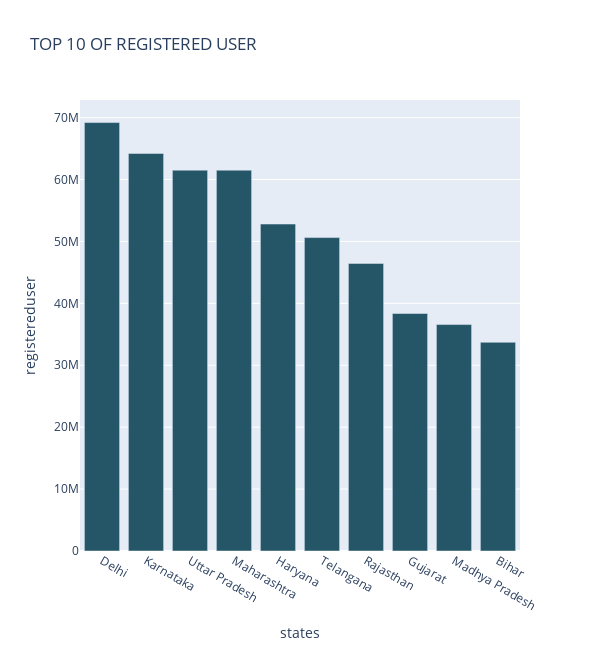
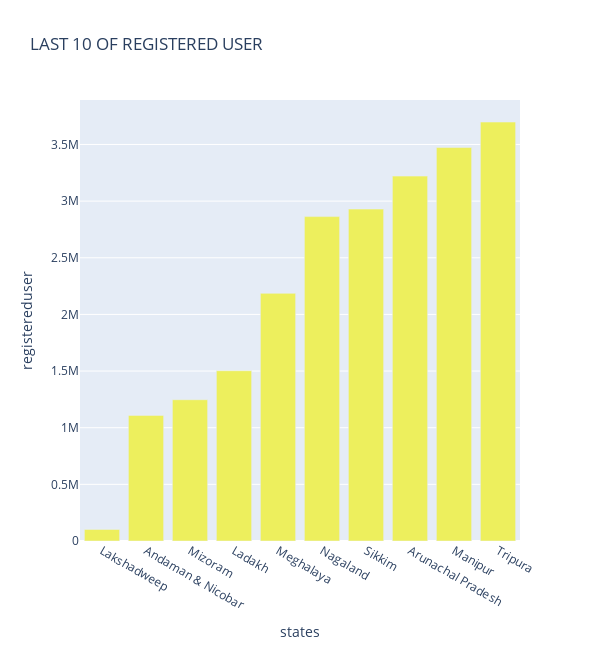
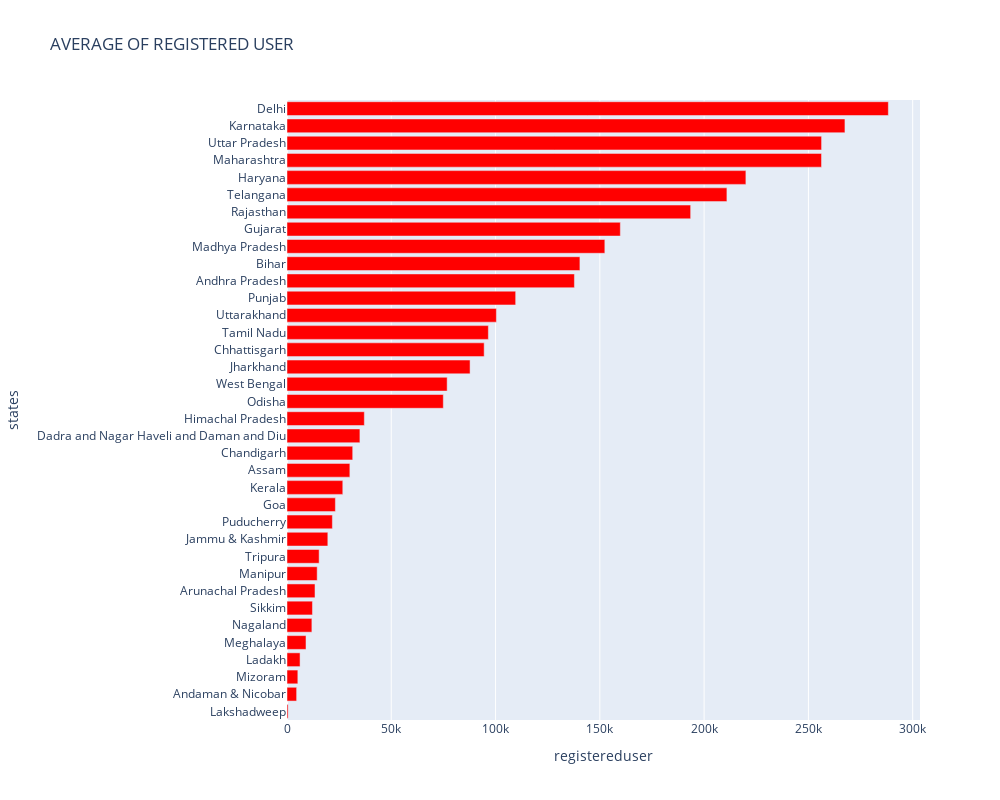

The cell these charts' notebook holds for them, in order:
### Code cell
top_chart_registered_user("top_user")

### Figure 1 — Plotly figure (JSON) as saved in the notebook; plotly's stock layout.template omitted (floating-point values rounded to 4 significant figures)
{"data": [{"alignmentgroup": "True", "hovertemplate": "<b>%{hovertext}</b><br><br>states=%{x}<br>registereduser=%{y}<extra></extra>", "hovertext": ["Delhi", "Karnataka", "Uttar Pradesh", "Maharashtra", "Haryana", "Telangana", "Rajasthan", "Gujarat", "Madhya Pradesh", "Bihar"], "legendgroup": "", "marker": {"color": "rgb(36, 86, 104)", "pattern": {"shape": ""}}, "name": "", "offsetgroup": "", "orientation": "v", "showlegend": false, "textposition": "auto", "type": "bar", "x": ["Delhi", "Karnataka", "Uttar Pradesh", "Maharashtra", "Haryana", "Telangana", "Rajasthan", "Gujarat", "Madhya Pradesh", "Bihar"], "xaxis": "x", "y": [69199425, 64204131, 61515444, 61510587, 52805806, 50621847, 46449233, 38358097, 36574894, 33706880], "yaxis": "y"}], "layout": {"barmode": "relative", "height": 650, "legend": {"tracegroupgap": 0}, "title": {"text": "TOP 10 OF REGISTERED USER"}, "width": 600, "xaxis": {"anchor": "y", "domain": [0, 1], "title": {"text": "states"}}, "yaxis": {"anchor": "x", "domain": [0, 1], "title": {"text": "registereduser"}}}}

### Figure 2 — Plotly figure (JSON) as saved in the notebook; plotly's stock layout.template omitted (floating-point values rounded to 4 significant figures)
{"data": [{"alignmentgroup": "True", "hovertemplate": "<b>%{hovertext}</b><br><br>states=%{x}<br>registereduser=%{y}<extra></extra>", "hovertext": ["Lakshadweep", "Andaman & Nicobar", "Mizoram", "Ladakh", "Meghalaya", "Nagaland", "Sikkim", "Arunachal Pradesh", "Manipur", "Tripura"], "legendgroup": "", "marker": {"color": "rgb(237, 239, 93)", "pattern": {"shape": ""}}, "name": "", "offsetgroup": "", "orientation": "v", "showlegend": false, "textposition": "auto", "type": "bar", "x": ["Lakshadweep", "Andaman & Nicobar", "Mizoram", "Ladakh", "Meghalaya", "Nagaland", "Sikkim", "Arunachal Pradesh", "Manipur", "Tripura"], "xaxis": "x", "y": [102060, 1108683, 1247017, 1503038, 2185726, 2863196, 2929410, 3220886, 3472831, 3697955], "yaxis": "y"}], "layout": {"barmode": "relative", "height": 650, "legend": {"tracegroupgap": 0}, "title": {"text": "LAST 10 OF REGISTERED USER"}, "width": 600, "xaxis": {"anchor": "y", "domain": [0, 1], "title": {"text": "states"}}, "yaxis": {"anchor": "x", "domain": [0, 1], "title": {"text": "registereduser"}}}}

### Figure 3 — Plotly figure (JSON) as saved in the notebook; plotly's stock layout.template omitted (floating-point values rounded to 4 significant figures)
{"data": [{"alignmentgroup": "True", "hovertemplate": "<b>%{hovertext}</b><br><br>registereduser=%{x}<br>states=%{y}<extra></extra>", "hovertext": ["Lakshadweep", "Andaman & Nicobar", "Mizoram", "Ladakh", "Meghalaya", "Nagaland", "Sikkim", "Arunachal Pradesh", "Manipur", "Tripura", "Jammu & Kashmir", "Puducherry", "Goa", "Kerala", "Assam", "Chandigarh", "Dadra and Nagar Haveli and Daman and Diu", "Himachal Pradesh", "Odisha", "West Bengal", "Jharkhand", "Chhattisgarh", "Tamil Nadu", "Uttarakhand", "Punjab", "Andhra Pradesh", "Bihar", "Madhya Pradesh", "Gujarat", "Rajasthan", "Telangana", "Haryana", "Maharashtra", "Uttar Pradesh", "Karnataka", "Delhi"], "legendgroup": "", "marker": {"color": "rgb(255,0,0)", "pattern": {"shape": ""}}, "name": "", "offsetgroup": "", "orientation": "h", "showlegend": false, "textposition": "auto", "type": "bar", "x": [531.6, 4620.0, 5196.0, 6263.0, 9107.0, 11930.0, 12210.0, 13420.0, 14470.0, 15410.0, 19580.0, 21760.0, 23200.0, 26750.0, 30140.0, 31510.0, 34960.0, 37082, 74950.0, 76790.0, 87780.0, 94540.0, 96550.0, 100400.0, 109600.0, 137800.0, 140400.0, 152400.0, 159800.0, 193500.0, 210900.0, 220000.0, 256300.0, 256300.0, 267500.0, 288300.0], "xaxis": "x", "y": ["Lakshadweep", "Andaman & Nicobar", "Mizoram", "Ladakh", "Meghalaya", "Nagaland", "Sikkim", "Arunachal Pradesh", "Manipur", "Tripura", "Jammu & Kashmir", "Puducherry", "Goa", "Kerala", "Assam", "Chandigarh", "Dadra and Nagar Haveli and Daman and Diu", "Himachal Pradesh", "Odisha", "West Bengal", "Jharkhand", "Chhattisgarh", "Tamil Nadu", "Uttarakhand", "Punjab", "Andhra Pradesh", "Bihar", "Madhya Pradesh", "Gujarat", "Rajasthan", "Telangana", "Haryana", "Maharashtra", "Uttar Pradesh", "Karnataka", "Delhi"], "yaxis": "y"}], "layout": {"barmode": "relative", "height": 800, "legend": {"tracegroupgap": 0}, "title": {"text": "AVERAGE OF REGISTERED USER"}, "width": 1000, "xaxis": {"anchor": "y", "domain": [0, 1], "title": {"text": "registereduser"}}, "yaxis": {"anchor": "x", "domain": [0, 1], "title": {"text": "states"}}}}
